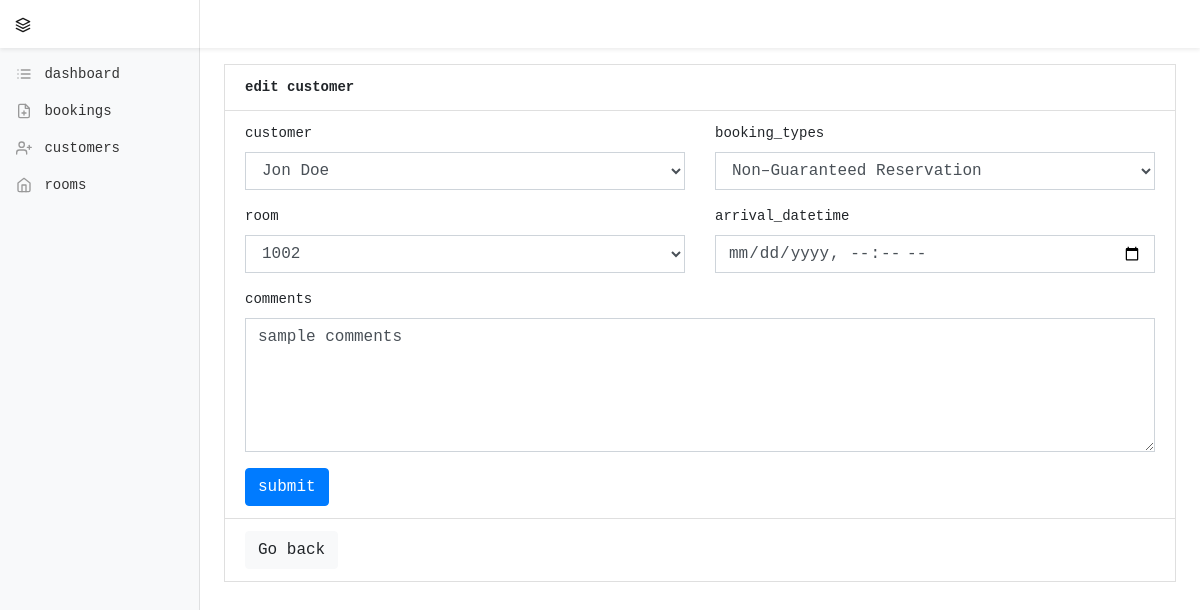
/bookings/2, run on the app's committed database.
### bookings/models.py (models this page shows, shortened)
class Bookings(models.Model):
    BOOKING_TYPES = (
        (1, 'Guaranteed Reservation'),
        (2, 'Non–Guaranteed Reservation')
    )
    room = models.ForeignKey(Rooms, on_delete=models.CASCADE)
    arrival = models.DateTimeField(auto_now_add=True, blank=True, null=True)
    checkout = models.DateTimeField(auto_now_add=True, blank=True, null=True)
    customer = models.ForeignKey(Customers, on_delete=models.CASCADE)
    break_fast = models.IntegerField(blank=True, null=True)
    nights = models.IntegerField(blank=True, null=True)
    comment = models.TextField(max_length=400, blank=True, null=True)
    booking_type = models.PositiveIntegerField(choices=BOOKING_TYPES)
    booking_time = models.DateTimeField(auto_now_add=True, blank=True, null=True)
    cancelled_at = models.DateTimeField(blank=True, null=True)
    is_cancelled = models.BooleanField(default=False)
    class Meta:
        db_table = "bookings"

### customers/models.py (models this page shows, shortened)
class Customers(models.Model):
    first_name = models.CharField(max_length=50)
    last_name = models.CharField(max_length=50)
    address = models.CharField(max_length=50)
    postal_code = models.CharField(max_length=50)
    city = models.CharField(max_length=50)
    country = models.CharField(max_length=50)
    email = models.CharField(max_length=50)
    phone = models.CharField(max_length=50)
    created_date = models.DateTimeField(
        auto_now_add=True, blank=True, null=True)
    class Meta:
        db_table = "customers"

### rooms/models.py (models this page shows)
class Rooms(models.Model):
    ROOM_TYPES = (
        (1, 'Single'),
        (2, 'Double'),
        (3, 'Triple'),
    )
    ROOM_STATUS = (
        (1, 'OCCUPIED'),
        (2, 'STAYOVER'),
        (3, 'ON-CHANGE'),
        (4, 'DO-NOT-DISTURB'),
        (5, 'CLEANING-IN-PROGRESS'),
        (6, 'SLEEP-OUT'),
        (7, 'ON-QUEUE'),
        (8, 'SKIPPER'),
        (9, 'VACANT-AND-READY'),
        (10, 'OUT-OF-ORDER'),
        (11, 'OUT-OF-SERVICE'),
        (12, 'LOCK-OUT'),
        (13, 'DID-NOT-CHECK-OUT)'),
        (14, 'DUE-OUT'),
        (15, 'CHECK-OUT'),
        (16, 'LATE-CHECK-OUT'),
    )
    room_number = models.IntegerField(blank=True, null=True)
    room_type = models.PositiveIntegerField(choices=ROOM_TYPES)
    price_per_night = models.DecimalField(
        max_digits=5, decimal_places=2, blank=True, null=True)
    max_person = models.IntegerField(blank=True, null=True)
    room_status = models.PositiveIntegerField(choices=ROOM_STATUS)
    number_of_beds = models.IntegerField(blank=True, null=True)
    locked = models.CharField(max_length=50)
    created_date = models.DateTimeField(
        auto_now_add=True, blank=True, null=True)
    class Meta:
        db_table = "rooms"

### bookings/views.py (the view)
# urls.py: path('<int:id>', views.onGetEdit, name='onGetEdit'),
def onGetEdit(request, id):
    allbookings = Bookings.objects.all().values()
    bookings = Bookings.objects.get(id=id)
    booking_types = Bookings.BOOKING_TYPES
    rooms = Rooms.objects.all()
    room_types = Rooms.ROOM_TYPES
    customers = Customers.objects.all()
    context = {'bookings': bookings, 'booking_types': booking_types,
               'rooms': rooms, 'room_types': room_types, 'customers': customers, 'allbookings': allbookings}
    return render(request, 'bookings/edit.html', context)

### bookings/templates/bookings/edit.html (shortened to what this page needs)
{% extends 'layout.html' %}
{% block content %}
<div class="card">
    <div class="list-group list-group-flush">
        <div class="list-group-item">
            <span><b>edit customer</b></span>
        </div>
        <div class="list-group-item">
            <form action="{% url 'bookings:onPostEdit' bookings.id %}" method="post" autocomplete="off">
                <div class="row">
                    <div class="form-group col-md-6">
                        <label for="selectedcustomer">customer</label>
                        <select class="form-control" name="selectedcustomer" required>
                            {% for customer in customers %}
                            <option value="{{ customer.id }}"{% if customer.id == bookings.customer_id %} selected{% endif %}>{{ customer.first_name }} {{ customer.last_name }}</option>
                            {% endfor %}
                        </select>
                    </div>
                    <div class="form-group col-md-6">
                        <label for="selectedbookingtypes">booking_types</label>
                        <select class="form-control" name="selectedbookingtypes" required>
                            {% for key, value in booking_types %}
                            <option value="{{ key }}"{% if key == bookings.booking_type %} selected{% endif %}>{{ value }}</option>
                            {% endfor %}
                        </select>
                    </div>
                    <div class="form-group col-md-6">
                        <label for="selectedroom">room</label>
                        <select class="form-control" name="selectedroom" required>
                            {% for room in rooms %}
                            <option value="{{ room.id }}"{% if room.id == bookings.room_id %} selected{% endif %}>{{ room.room_number }}</option>
                            {% endfor %}
                        </select>
                    </div>
                    <div class="form-group col-md-6">
                        <label for="arrival_datetime">arrival_datetime</label>
                        <input type="datetime-local" id="arrival_datetime" name="arrival_datetime"
                            class="form-control" value="{{ bookings.booking_time|date:'m/d/Y H:i A'}}" required>
                    </div>
                </div>
                <div class="row">
                    <div class="form-group col-md-12">
                        <label for="comments">comments</label>
                        <textarea class="form-control" rows="5" id="comments" name="comments">{{bookings.comment}}</textarea>
                    </div>
                </div>
                <button type="submit" class="btn btn-primary btn-submit">submit</button>
            </form>
        </div>
        <div class="list-group-item"><a href="{{request.META.HTTP_REFERER}}" class="btn btn-light">Go back</a></div>
    </div>
</div>
{% endblock %}

### hotelmanagement/static/css/dashboard.css (style rules this page uses)
body { font-size: .875rem; }
.card { border-radius: 0rem; }
.form-control { border-radius: 0rem; }

### data on the page
Bookings: selectedcustomer "Jon Doe", selectedbookingtypes "Non–Guaranteed Reservation", selectedroom "1002", comments "sample comments"
